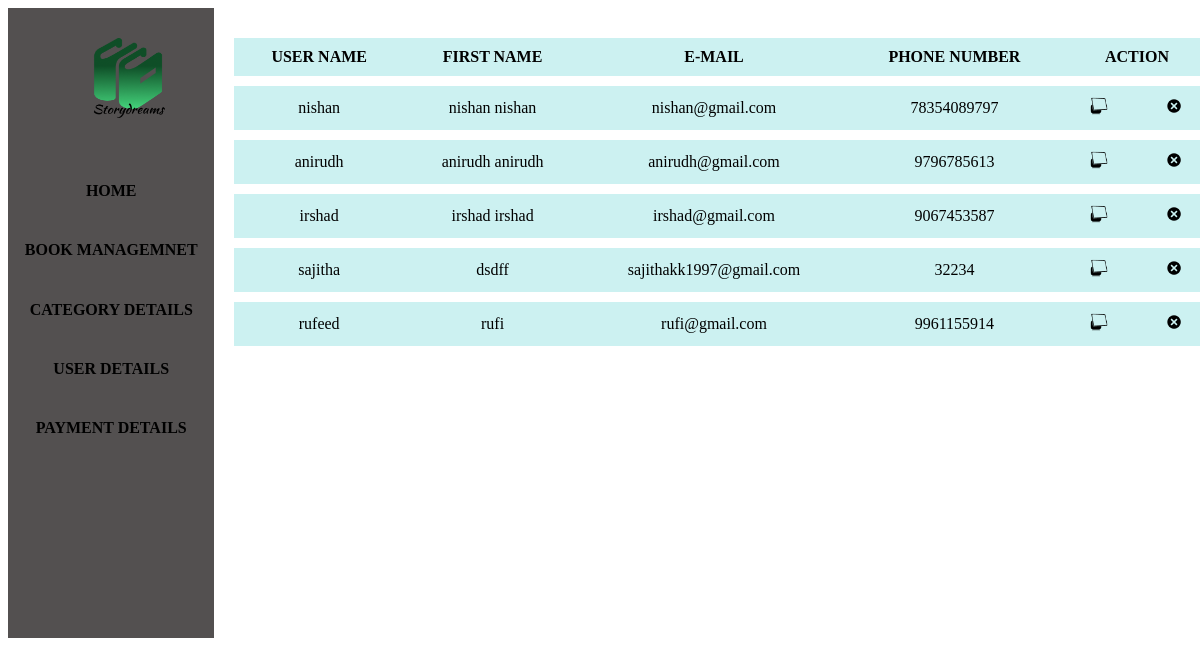
Before: /userdetail with the older database file.
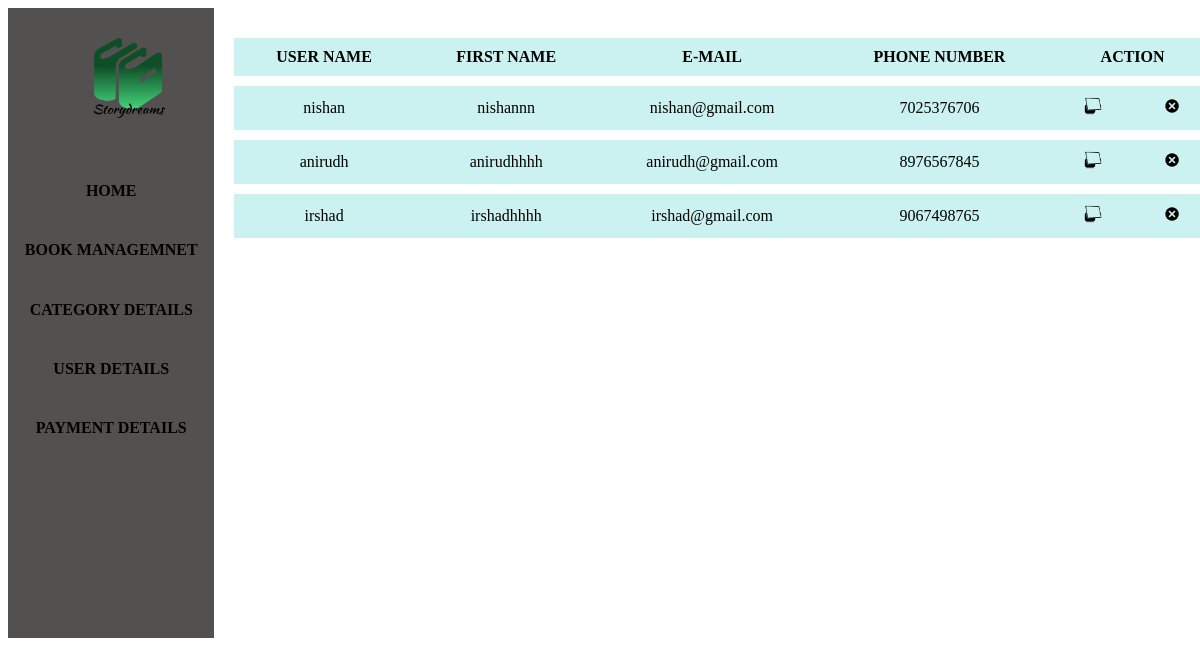
After: the same page with the newer database file.
### myapp/models.py (models this page shows, shortened)
class CustomUser(AbstractUser):
    phone_number=models.IntegerField(null=True,blank=True)

### myapp/views.py (the view)
# urls.py: path('userdetail',views.userdetails,name='userdetail'),
def userdetails(request):
     data=CustomUser.objects.filter(is_staff=False)
     return render(request,"userdetails.html",{'datas':data})

### templates/userdetails.html (shortened to what this page needs)
<!DOCTYPE html>
<html lang="en">
<head>
    {% load static %}
</head>
<body>
    <div class="container">
    <div class="main">
        <img src="{% static 'image1/storydreamicon.png' %}" alt="storydreamicon">
        <a href="{% url 'adminhome' %}"><h4 style="margin-top: 50px;">HOME</h4></a>
        <a href="{% url 'bookdetails' %}"><h4>BOOK MANAGEMNET</h4></a>
        <a href="{% url 'categorydetail' %}"><h4>CATEGORY DETAILS</h4></a>
        <a href="{% url 'userdetail' %}"><h4>USER DETAILS</h4></a>
        <a href="{% url 'booking_list' %}"><h4>PAYMENT DETAILS</h4></a>
    </div>
    <div class="sub">
    <table border="2">
        <tr>
            <th>USER NAME</th>
            <th>FIRST NAME</th>
            <th>E-MAIL</th>
            <th>PHONE NUMBER</th>
            <th colspan="2">ACTION</th>
        </tr>
        {% for i in datas %}
        <tr>
            <td>{{i.username}}</td>
            <td>{{i.first_name}}</td>
            <td>{{i.email}}</td>
            <td>{{i.phone_number}}</td>
            <td><img style="height: 20px;width: 20px;" src="{% static 'image1/show.png' %}" alt="show"></td>
            <td><img style="height: 20px;width: 20px;" src="{% static 'image1/desable.png' %}" alt="desable"></td>
        </tr>
        {% endfor %}
    </table>
    </div>
    </div>
</body>
</html>

Changed rows visible on the page:
removed CustomUser: username "sajitha", first_name "dsdff", email "sajithakk1997@gmail.com", phone_number "32234"
removed CustomUser: username "rufeed", first_name "rufi", email "rufi@gmail.com", phone_number "9961155914"
changed CustomUser "nishan": first_name "nishan nishan" → "nishannn"; phone_number "78354089797" → "7025376706"
changed CustomUser "anirudh": first_name "anirudh anirudh" → "anirudhhhh"; phone_number "9796785613" → "8976567845"
changed CustomUser "irshad": first_name "irshad irshad" → "irshadhhhh"; phone_number "9067453587" → "9067498765"
